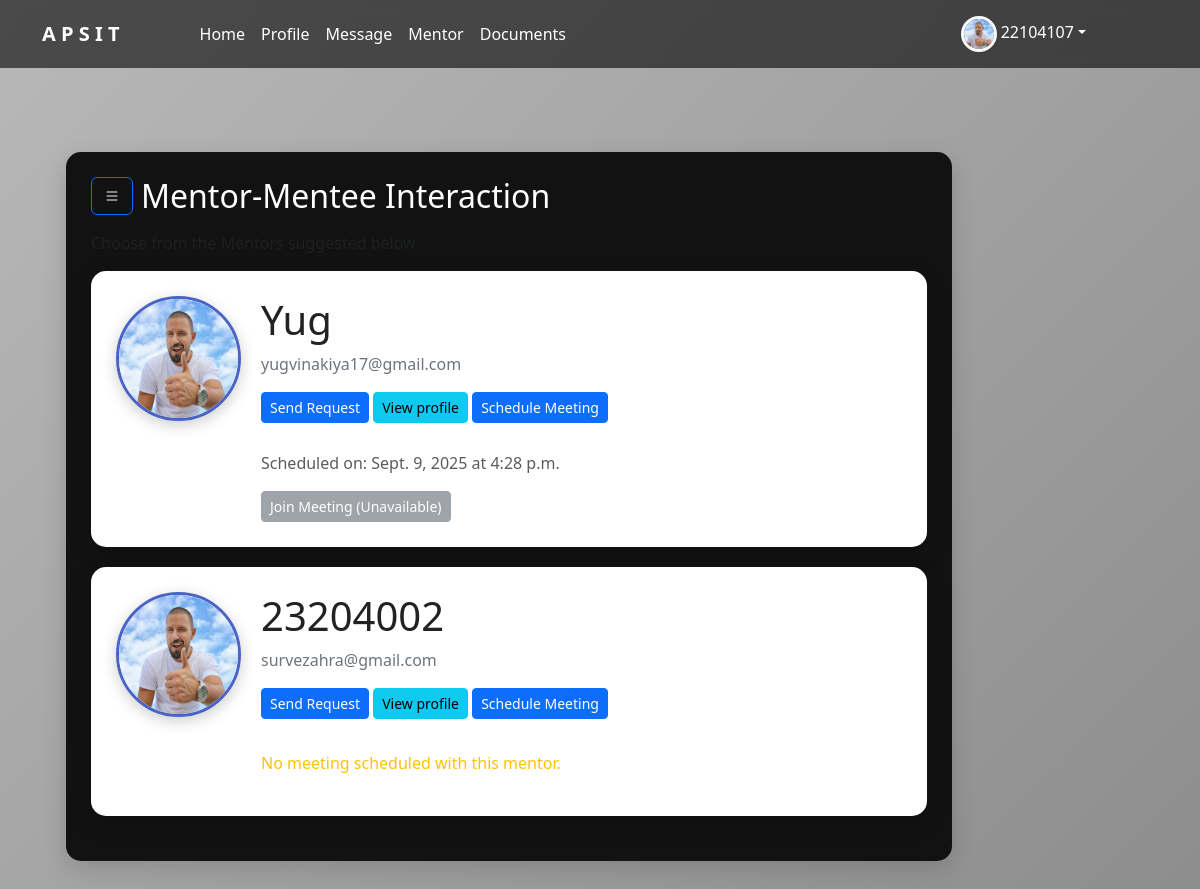
The page /account/ (signed in) on the database as committed earlier.
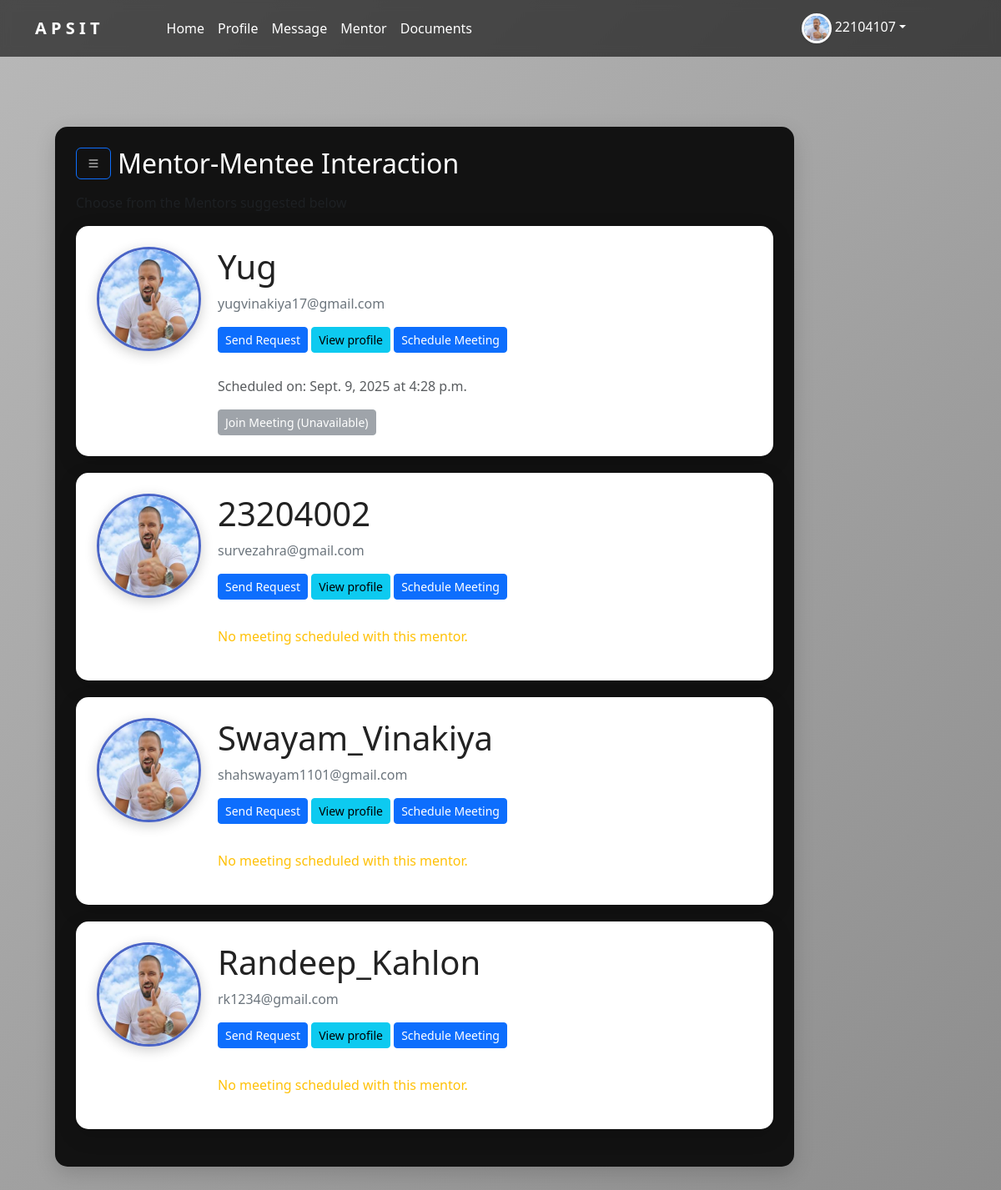
The same page on the database as committed later.
### mentee/models.py (models this page shows, shortened)
class User(AbstractUser):
    is_mentee = models.BooleanField(default=False)
    is_mentor = models.BooleanField(default=False)

class Profile(models.Model):
    SEMESTER_CHOICES = [
        ('I', 'I'),
        ('II', 'II'),
        ('III', 'III'),
        ('IV', 'IV'),
        ('V', 'V'),
        ('VI', 'VI'),
        ('VII', 'VII'),
        ('VIII', 'VIII'),
    ]
    YEAR_CHOICES = [
        ('FE', 'FE'),  # First Year
        ('SE', 'SE'),  # Second Year
        ('TE', 'TE'),  # Third Year
        ('BE', 'BE'),  # Final Year
    ]
    BRANCH_CHOICES = [
        ('IT', 'Information Technology'),
        ('CSE', 'Computer Science'),
        ('AIML', 'Computer Science - Artificial Intelligence & Machine Learning'),
        ('DS', 'Computer Science - Data Science'),
        ('EXTC', 'Electronics & Telecommunication'),
        ('EEE', 'Electrical & Electronics'),
        ('ME', 'Mechanical Engineering'),
        ('CE', 'Civil Engineering'),
    ]
    user = models.OneToOneField(User, on_delete=models.CASCADE)
    forget_password_token = models.CharField(max_length=500, blank=True, null=True)
    image = models.ImageField(default='default.jpg', upload_to='profile_pics')
    moodle_id = models.CharField(max_length=20, blank=True, null=True)
    student_name = models.CharField(max_length=200, blank=True, null=True)
    semester = models.CharField(max_length=10, choices=SEMESTER_CHOICES, blank=True, null=True)
    year = models.CharField(max_length=10, choices=YEAR_CHOICES, blank=True, null=True)
    branch = models.CharField(max_length=100, choices=BRANCH_CHOICES, blank=True, null=True)
    career_domain = models.CharField(max_length=200, blank=True)
    address = models.TextField(blank=True, null=True)
    contact_number = models.CharField(max_length=15, blank=True, null=True)
    email = models.EmailField(blank=True, null=True)
    dob = models.DateField(blank=True, null=True)
    hobby = models.TextField(blank=True, null=True)
    about_me = models.TextField(blank=True, null=True)
    mother_name = models.CharField(max_length=100, blank=True, null=True)
    mother_occupation = models.CharField(max_length=100, blank=True, null=True)
    mother_contact = models.CharField(max_length=15, blank=True, null=True)
    father_name = models.CharField(max_length=100, blank=True, null=True)
    father_occupation = models.CharField(max_length=100, blank=True, null=True)
    father_contact = models.CharField(max_length=15, blank=True, null=True)
    sibling1_name = models.CharField(max_length=100, blank=True, null=True)
    sibling2_name = models.CharField(max_length=100, blank=True, null=True)

class Meeting(models.Model):
    mentor = models.ForeignKey(Mentor, on_delete=models.CASCADE, related_name='meetings')
    mentee = models.ForeignKey(Mentee, on_delete=models.CASCADE, related_name='meetings')
    appointment_date = models.DateField()
    time_slot = models.TimeField()
    duration_minutes = models.PositiveIntegerField(default=2)
    created_at = models.DateTimeField(auto_now_add=True)
    video_room_name = models.CharField(max_length=255, unique=True, blank=True, null=True, default=uuid.uuid4)
    STATUS_CHOICES = (
        ('scheduled', 'Scheduled'),
        ('completed', 'Completed'),
        ('cancelled', 'Cancelled'),
    )
    status = models.CharField(max_length=20, choices=STATUS_CHOICES, default='scheduled')
    @property
    def meeting_datetime(self):
        dt = datetime.combine(self.appointment_date, self.time_slot)
        if timezone.is_naive(dt):
            dt = timezone.make_aware(dt, timezone.get_current_timezone())
        return dt
    @property
    def meeting_end_datetime(self):
        return self.meeting_datetime + timedelta(minutes=self.duration_minutes)

### mentee/views/mentee.py (the view)
# urls.py: path('account/', mentee.AccountList.as_view(), name="account"),
class AccountList(LoginRequiredMixin, UserPassesTestMixin, View):
    def test_func(self):
        return self.request.user.is_mentee
    def get(self, request, *args, **kwargs):
        users = User.objects.filter(is_mentor=True)
        mentee = getattr(request.user, 'mentee', None)
        meetings = Meeting.objects.filter(mentee=mentee) if mentee else Meeting.objects.none()
        meeting_dict = {}
        now = timezone.localtime(timezone.now())
        for meeting in meetings:
            meeting_dict[meeting.mentor.user.id] = meeting
        user_meeting_data = []
        for user in users:
            meeting = meeting_dict.get(user.id)
            can_join = False
            can_feedback = False
            feedback_exists = False
            if meeting:
                start = meeting.meeting_datetime
                end = meeting.meeting_end_datetime
                can_join = start <= now <= end
                feedback_exists = hasattr(meeting, "feedback_obj")
                can_feedback = now > end and not feedback_exists
                logger.info(
                    f"[DEBUG] Mentor={meeting.mentor.user.username} | "
                    f"Now={now}, Start={start}, End={end}, "
                    f"can_join={can_join}, can_feedback={can_feedback}"
                )
                meeting.debug_info = {
                    "now": now,
                    "start": start,
                    "end": end,
                    "can_join": can_join,
                    "can_feedback": can_feedback,
                }
            user_meeting_data.append({
                "user": user,
                "meeting": meeting,
                "can_join": can_join,
                "can_feedback": can_feedback,
                "feedback_exists": hasattr(meeting, "feedback_obj"),
            })
        context = {
            'user_meeting_data': user_meeting_data,
            'now': now,
            "is_mentor_view": False,
        }
        return render(request, "menti/account.html", context)

### mentee/templates/menti/account.html (shortened to what this page needs)
{% extends 'menti/base.html' %}
{% load tz %}
{% load static %}
{% load widget_tweaks %}
{% block content %}
<div class="d-flex">
    <div class="content flex-grow-1 p-4">
      <div class="row">
        <div class="col-md-10">
          <div class="content-section">
            <div class="d-flex align-items-center mb-3">
                <a id="toggleSidebarBtn" class="btn btn-outline-primary me-2">
                    <i id="sidebarIcon" class="bi bi-list"></i>
                </a>
                <h2 class="mb-0">Mentor-Mentee Interaction</h2>
            </div>
            <p class='text-muted'>Choose from the Mentors suggested below
              <ul class="list-group">
               {% for item in user_meeting_data %}
                {% with user=item.user meeting=item.meeting can_join=item.can_join %}
                  <div class="content-section" style="background: #fff;">
                      <div class="media">
                         <img class="rounded-circle account-img" src="{{ user.profile.image.url }}">
                         <div class="media-body">
                            <h2 class="account-heading">{{ user.username }}</h2>
                            <p class="text-secondary">{{ user.email }}</p>
                              <a class="btn btn-primary btn-sm" href="{% url 'send' pk=user.pk %}">Send Request</a>
                              <a class="btn btn-info btn-sm" href="{% url 'profile-detail' pk=user.pk %}">View profile</a>
                              <a class="btn btn-primary btn-sm" href="{% url 'schedule-meeting' pk=user.pk %}">Schedule Meeting</a><br><br>
                              {% if meeting %}
                                <p class="text-muted mt-1">
                                  Scheduled on: {{ meeting.appointment_date }} at {{ meeting.time_slot }}
                                </p>
                                {% if can_join %}
                                  <a class="btn btn-success btn-sm" href="https://meet.jit.si/{{ meeting.video_room_name }}" target="_blank">
                                    Join Meeting
                                  </a>
                                {% else %}
                                  <button class="btn btn-secondary btn-sm" disabled>
                                    Join Meeting (Unavailable)
                                  </button>
                                {% endif %}
                              {% else %}
                                <p class="text-warning mt-2">No meeting scheduled with this mentor.</p>
                              {% endif %}
                            </div>
                          </div>
                        </div>
                      {% endwith %}
                    {% empty %}
                      <p>No mentors available at the moment.</p>
                    {% endfor %}
              </ul>
          </div>
        </div>
      </div>
    </div>
</div>
{% endblock %}

### mentee/templates/menti/base.html (shortened to what this page needs)
<!DOCTYPE html>
{% load static %}
<html lang="en" xmlns="http://www.w3.org/1999/html">
  <head>
    <link rel="stylesheet" type="text/css" href="{% static 'mentee/main.css' %}">
      <link rel="stylesheet" type="text/css" href="{% static 'css/bootstrap.css' %}">
      <link rel="stylesheet" type="text/css" href="{% static 'css/bootstrap-grid.css' %}">
      <link rel="stylesheet" type="text/css" href="{% static 'css/bootstrap-reboot.css' %}">
      <link rel="stylesheet" type="text/css" href="{% static 'bootstrap.min.css' %}">
      <link rel="stylesheet" href="{% static 'mentee/style.css' %}">
      <link href="https://cdn.jsdelivr.net/npm/bootstrap@5.3.3/dist/css/bootstrap.min.css" rel="stylesheet">
      <link href="https://cdn.jsdelivr.net/npm/bootstrap-icons@1.11.3/font/bootstrap-icons.css" rel="stylesheet">
  </head>
  <body>
{% if is_mentor_view == False %}
  <header class="site-header">
      <nav class="navbar navbar-expand-md navbar-dark bg-steel fixed-top">
        <div class="container">
          <a class="navbar-brand mr-4" href=""><b>A P S I T</b></a>
          <div class="collapse navbar-collapse" id="navbarToggle">
            <div class="navbar-nav mr-auto">
            <div class="navbar-nav mx-5">
             {% if user.is_authenticated %}
                <a class="nav-item nav-link text-white" href="{% url 'mentee-home' %}">Home</a>
                <a class="nav-item nav-link text-white" href="{% url 'profile' %}">Profile</a>
                <a class="nav-item nav-link text-white" href="{% url 'module-message' %}">Message</a>
                <a class="nav-item nav-link text-white" href="{% url 'account' %}">Mentor</a>
                <a class="nav-item nav-link text-white" href="{% url 'uploaded_documents' %}">Documents</a>
              {% else %}
                <a class="nav-item nav-link text-white" href="{% url 'home' %}">Home</a>
                <a class="nav-item nav-link text-white" href="{% url 'login' %}">Login</a>
                <a class="nav-item nav-link text-white" href="{% url 'register' %}">Register</a>
              {% endif %}
            </div>
            </div>
              <ul class="navbar-nav mx-5">
              {% if user.is_authenticated %}
                <li class="nav-item dropdown mx-3">
                  <a class="nav-item nav-link text-white dropdown-toggle" href="#" id="profDropdown" role="button" data-bs-toggle="dropdown" aria-expanded="false"><img src="{{user.profile.image.url}}" class="rounded-circle shadow-sm border border-3 border-light"
                 style="width: 36px; height:36px; object-fit: cover;"> {{request.user}}</a>
                    </li>
              {% endif %}
              </ul>
          </div>
        </div>
      </nav>
    </header>
{% endif %}
{% include "menti/mentee_sidebar.html" %}
<div class="container"><br><br><br>
  {% block content %} {% endblock %}
</div>
  </body>
</html>

### mentee/templates/menti/mentee_sidebar.html (shortened to what this page needs)
<!DOCTYPE html>
{% load static %}
<html lang="en">
<head>
  </head>
<body>
</body>
</html>

### mentee/static/mentee/main.css (style rules this page uses)
body { background: #fafafa; color: #333333; margin-top: 5rem; }
h1, h2, h3, h4, h5, h6 { color: #444444; }
ul { margin: 0; }
.bg-steel { background-color: #5f788a; }
.site-header .navbar-nav .nav-link { color: #cbd5db; }
.content-section { background: #ffffff; padding: 10px 20px; border: 1px solid #dddddd; border-radius: 3px; margin-bottom: 20px; }
.account-img { height: 125px; width: 125px; margin-right: 20px; margin-bottom: 16px; }
.account-heading { font-size: 2.5rem; }

### mentee/static/mentee/style.css (style rules this page uses)
body { min-height: 100vh; margin-top: 5rem; color: #212529; background: linear-gradient(135deg, #b8b8b8, #8d8d8d); font-family: "Segoe UI", Roboto, Arial, sans-serif; background-attachment: fixed; }
h1, h2, h3, h4, h5, h6 { color: #222; }
a { color: #4a64c6; text-decoration: none; }
.bg-steel { background: rgba(0, 0, 0, 0.6); backdrop-filter: blur(6px); }
.site-header .navbar-nav .nav-link { color: #e9ecf8; transition: color 0.3s ease; }
.content-section, .profile-card { background: #121212; color: #ffffff; padding: 25px; border: none; border-radius: 15px; margin-bottom: 20px; box-shadow: 0 8px 24px rgba(0,0,0,0.15); transition: transform 0.3s ease; }
.account-img { height: 125px; width: 125px; margin-right: 20px; margin-bottom: 16px; border-radius: 50%; border: 3px solid #4a64c6; box-shadow: 0 4px 15px rgba(0,0,0,0.2); }
.account-heading { font-size: 2.5rem; color: #222; }
.content { margin-left: 0; margin-top: 56px; padding: 1rem; transition: margin-left 0.3s ease-in-out; }
.btn { border-radius: 12px; font-weight: 500; transition: transform 0.2s; }

Rows that differ between the two databases and show on the page:
added User: user.profile.image (placeholder picture), user.username "Swayam_Vinakiya", user.email "shahswayam1101@gmail.com", shows "No meeting scheduled with this mentor."
added User: user.profile.image (placeholder picture), user.username "Randeep_Kahlon", user.email "rk1234@gmail.com", shows "No meeting scheduled with this mentor."
